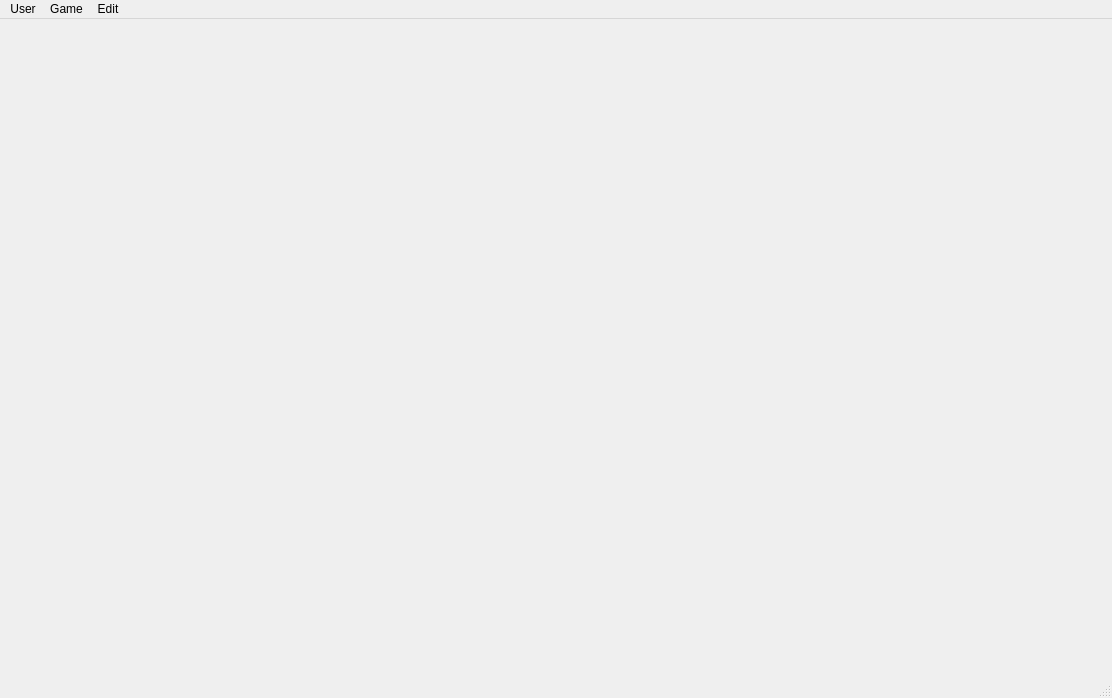
<?xml version="1.0" encoding="UTF-8"?>
<ui version="4.0">
 <class>MainWindow</class>
 <widget class="QMainWindow" name="MainWindow">
  <property name="geometry">
   <rect>
    <x>0</x>
    <y>0</y>
    <width>1112</width>
    <height>698</height>
   </rect>
  </property>
  <property name="windowTitle">
   <string>MainWindow</string>
  </property>
  <widget class="QWidget" name="centralWidget"/>
  <widget class="QMenuBar" name="menuBar">
   <property name="geometry">
    <rect>
     <x>0</x>
     <y>0</y>
     <width>1112</width>
     <height>19</height>
    </rect>
   </property>
   <widget class="QMenu" name="menuUser">
    <property name="title">
     <string>User</string>
    </property>
    <addaction name="actionRegister_User"/>
    <addaction name="actionLogout_User"/>
    <addaction name="actionExit"/>
   </widget>
   <widget class="QMenu" name="menuGame">
    <property name="title">
     <string>Game</string>
    </property>
    <addaction name="actionNew_Game"/>
    <addaction name="actionEnd_Game"/>
   </widget>
   <widget class="QMenu" name="menuEdit">
    <property name="title">
     <string>Edit</string>
    </property>
    <addaction name="actionChange_Password"/>
   </widget>
   <addaction name="menuUser"/>
   <addaction name="menuGame"/>
   <addaction name="menuEdit"/>
  </widget>
  <widget class="QStatusBar" name="statusBar"/>
  <action name="actionRegister_User">
   <property name="text">
    <string>Register User</string>
   </property>
  </action>
  <action name="actionLogout_User">
   <property name="text">
    <string>Logout User</string>
   </property>
  </action>
  <action name="actionExit">
   <property name="text">
    <string>Exit</string>
   </property>
  </action>
  <action name="actionNew_Game">
   <property name="text">
    <string>New Game</string>
   </property>
  </action>
  <action name="actionEnd_Game">
   <property name="text">
    <string>End Game</string>
   </property>
  </action>
  <action name="actionChange_Password">
   <property name="text">
    <string>Change Password</string>
   </property>
  </action>
 </widget>
 <layoutdefault spacing="6" margin="11"/>
 <resources/>
 <connections/>
</ui>
